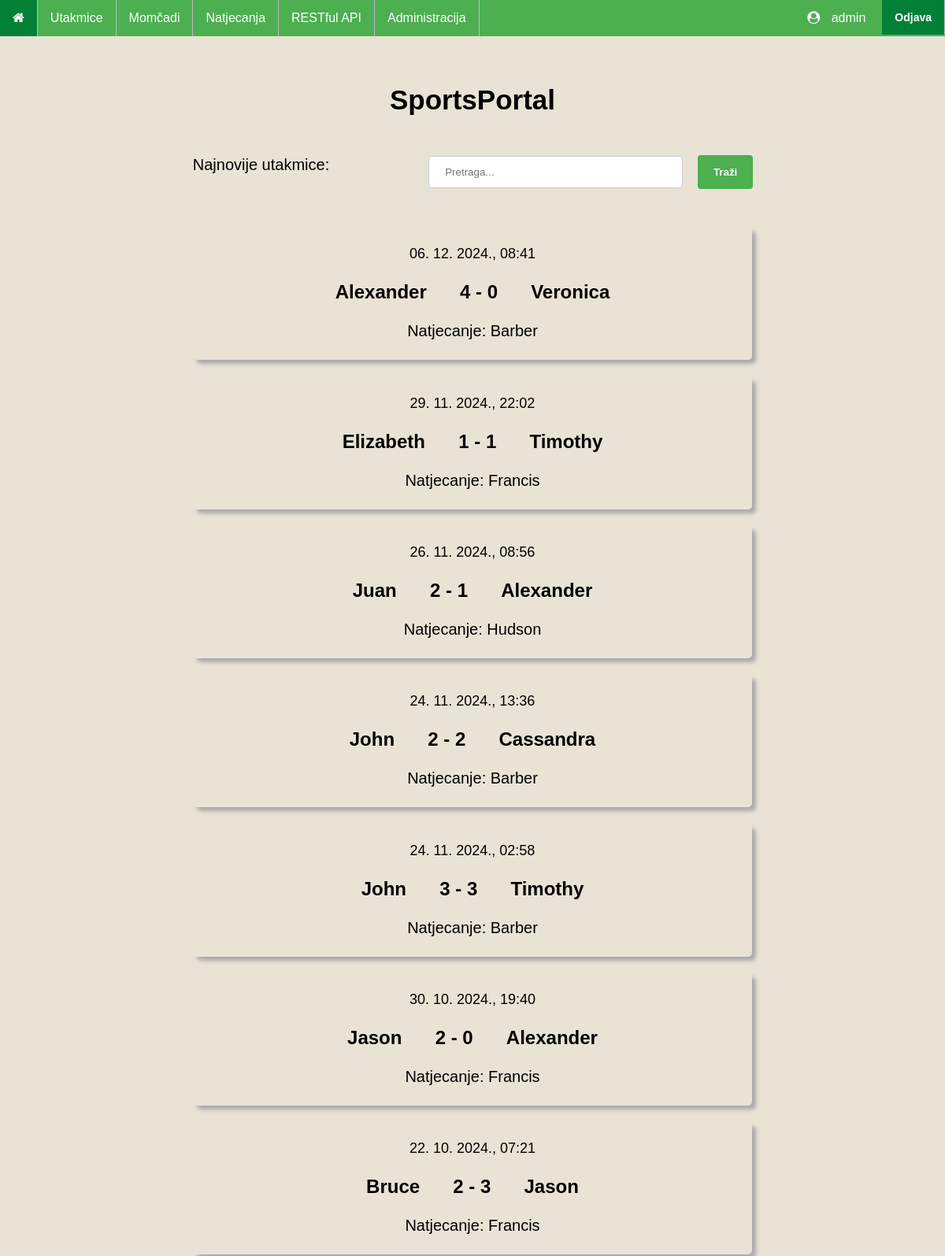
Before: / (signed in) with the older database file.
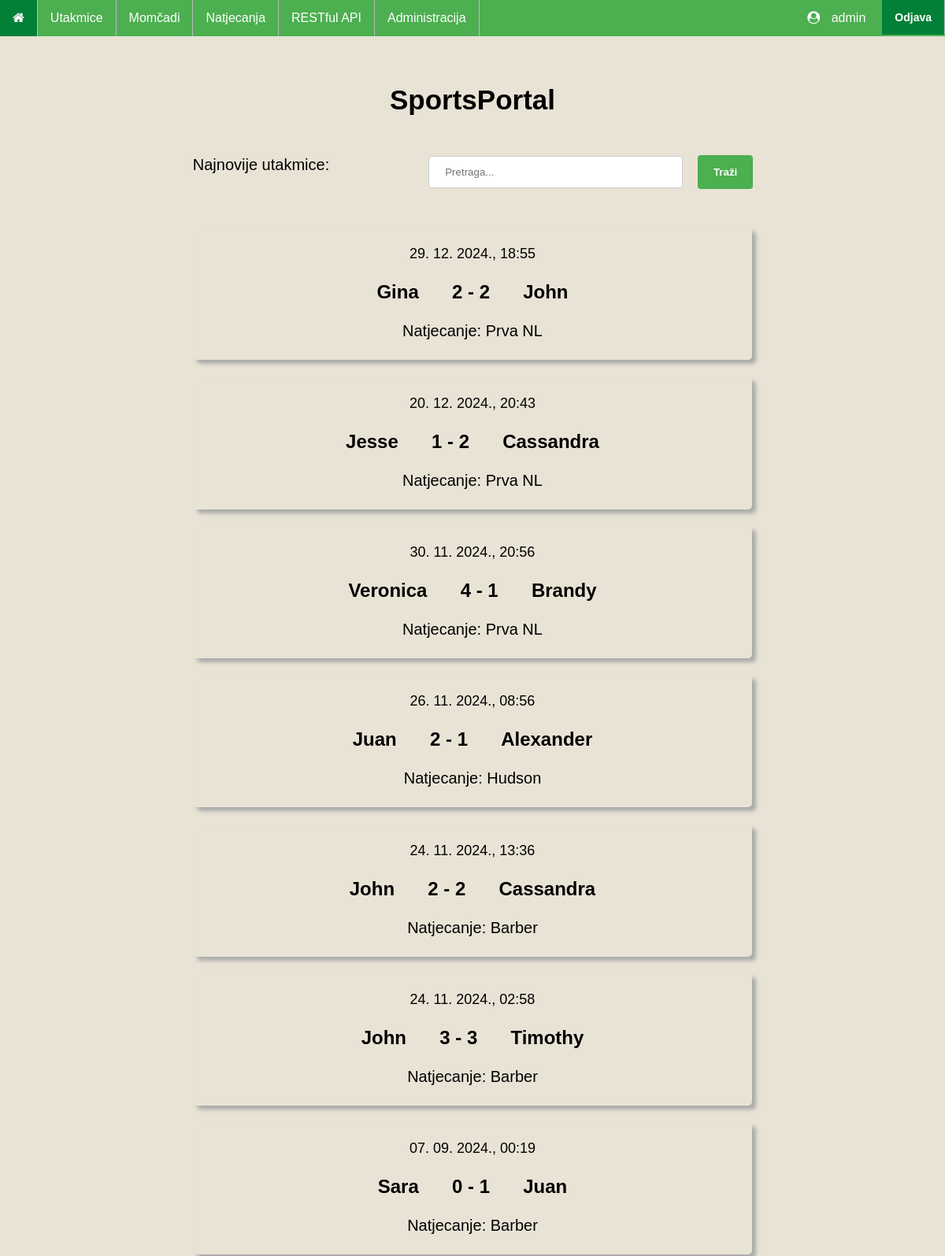
After: the same page with the newer database file.
### main/models.py (models this page shows, shortened)
class Match(models.Model):
    match_date = models.DateTimeField('Datum utakmice')
    match_stadium = models.TextField()
    match_competition = models.ForeignKey(Competition, on_delete=models.CASCADE, blank=True, null=True)
    match_team1 = models.ForeignKey(Team, on_delete=models.CASCADE, blank=True, null=True, related_name='team1')
    match_team2 = models.ForeignKey(Team, on_delete=models.CASCADE, blank=True, null=True, related_name='team2')
    match_score1 = models.IntegerField()
    match_score2 = models.IntegerField()

class Team(models.Model):
    team_name = models.CharField(max_length=50)
    team_stadium = models.TextField()
    team_country = models.CharField(max_length=30)
    def __str__(self):
        return '{}'.format(self.team_name)

class Competition(models.Model):
    competition_name = models.CharField(max_length=50)
    competition_country = models.CharField(max_length=30)
    competition_teams = models.ManyToManyField(Team)
    def __str__(self):
        return self.competition_name

### main/views.py (the view)
# urls.py: path('', LatestMatches.as_view(), name='index'),
class LatestMatches(LoginRequiredMixin, ListView):
    template_name = 'main/index.html'
    def get_queryset(self):
        queryset = Match.objects.order_by('-match_date')
        search_query = self.request.GET.get('search', '')
        if search_query:  # user submitted search form
            queryset = queryset.filter(
                Q(match_team1__team_name__icontains = search_query) |
                Q(match_team2__team_name__icontains = search_query) |
                Q(match_competition__competition_name__icontains = search_query)
            )[:5]
        else:
            queryset = queryset[:7]
        return queryset
    def get_context_data(self, **kwargs):
        context = super().get_context_data(**kwargs)
        context['search_query'] = self.request.GET.get('search', '')
        return context

### templates/main/index.html
{% extends "base_generic.html" %}
{% block content %}
    <h1>SportsPortal</h1>
    <div class="searchGrid">
        <p class="description">Najnovije utakmice:</p>
        <form class="searchOption" method="get" action="{% url 'index' %}">
            <input
                type="text"
                name="search"
                placeholder="Pretraga..."
                value="{{ search_query }}"
            >
            <button type="submit">Traži</button>
        </form>
    </div>
    {% if object_list %}
        {% for match in object_list %}
            <a href="{% url 'matchDetails' match.id %}" class="match_link">
                <div class="match">
                    <p class="match_date"> {{ match.match_date|date:"d. m. Y., H:i" }} </p>
                    <p class="score">
                        {{ match.match_team1 }}
                    <span>
                        {{ match.match_score1 }} - {{ match.match_score2 }}
                    </span>
                        {{ match.match_team2 }}
                    </p>
                    <p class="match_competition">Natjecanje: {{ match.match_competition }} </p>
                </div>
            </a>
        {% endfor %}
    {% else %}
        <p class="description" style="text-align: center;">Nema odigranih utakmica</p>
    {% endif %}
{% endblock %}

Changed rows visible on the page:
removed Match: match_date "06. 12. 2024., 08:41", match_team1 "Alexander", match_score1 "4", match_score2 "0", match_team2 "Veronica", match_competition "Barber"
removed Match: match_date "29. 11. 2024., 22:02", match_team1 "Elizabeth", match_score1 "1", match_score2 "1", match_team2 "Timothy", match_competition "Francis"
removed Match: match_date "30. 10. 2024., 19:40", match_team1 "Jason", match_score1 "2", match_score2 "0", match_team2 "Alexander", match_competition "Francis"
removed Match: match_date "22. 10. 2024., 07:21", match_team1 "Bruce", match_score1 "2", match_score2 "3", match_team2 "Jason", match_competition "Francis"
added Match: match_date "29. 12. 2024., 18:55", match_team1 "Gina", match_score1 "2", match_score2 "2", match_team2 "John", match_competition "Prva NL"
added Match: match_date "20. 12. 2024., 20:43", match_team1 "Jesse", match_score1 "1", match_score2 "2", match_team2 "Cassandra", match_competition "Prva NL"
added Match: match_date "30. 11. 2024., 20:56", match_team1 "Veronica", match_score1 "4", match_score2 "1", match_team2 "Brandy", match_competition "Prva NL"
now on this page (row unchanged): Match: match_date "07. 09. 2024., 00:19", match_team1 "Sara", match_score1 "0", match_score2 "1", match_team2 "Juan", match_competition "Barber"
